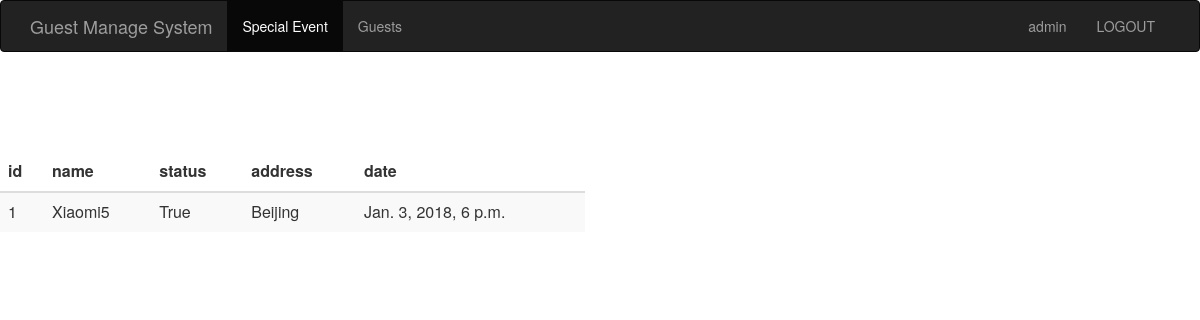
The app's page /event_manage/ (signed in), older data.
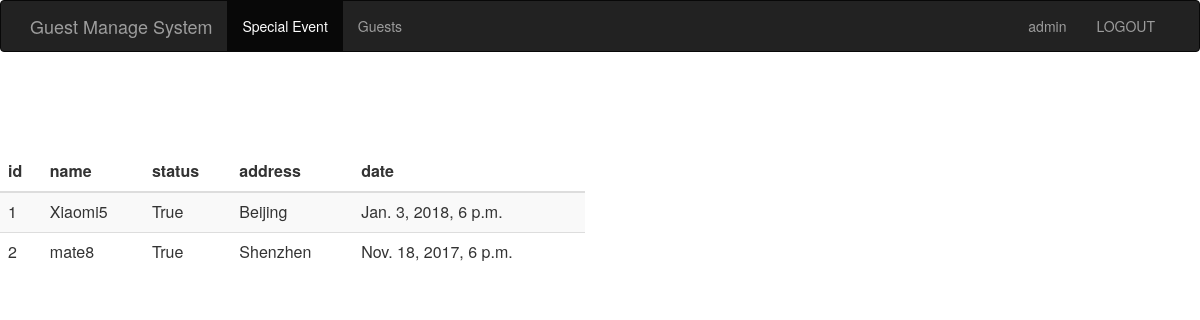
The same page, newer data.
### sign/models.py (models this page shows, shortened)
class Event(models.Model):
    name = models.CharField(max_length=100)
    limit = models.IntegerField()
    status = models.BooleanField()
    address = models.CharField(max_length=200)
    start_time = models.DateTimeField('events_time')
    create_time = models.DateTimeField(auto_now=True)

### sign/views.py (the view)
# urls.py: url(r'^event_manage/$', views.event_manage),
@login_required
def event_manage(request):
    event_list = Event.objects.all()
    username = request.session.get('user', '')
    return render(request, "event_manage.html", {"user":username,
                                                 "events":event_list})

### sign/templates/event_manage.html (shortened to what this page needs)
<html>
  <head>
    {% load bootstrap3 %}
    {% bootstrap_css %}
  </head>
  <body>
    <nav class="navbar navbar-inverse navbar-fiexed-top">
      <div class="container">
        <div class="navbar-header">
          <a class="navbar-brand" href="/event_manage/">Guest Manage System</a>
        </div>
        <div id="navbar" class="collapse navbar-collapse">
          <ul class="nav navbar-nav">
            <li class="active"><a href="#">Special Event</a></li>
            <li><a href="/guest_manage/">Guests</a></li>
          </ul>
          <ul class="nav navbar-nav navbar-right">
            <li><a href="#">{{user}}</a></li>
            <li><a href="/logout/">LOGOUT</li>
          </ul>
        </div>
      </div>
    </nav>
    <div class="row" style="padding-top: 80px;">
      <div class="col-md-6">
        <table class="table table-striped">
          <thead>
            <tr>
              <th>id</th><th>name</th><th>status</th><th>address</th><th>date</th>
            </tr>
          </thead>
          <tbody>
            {% for event in events %}
              <tr>
                <td>{{ event.id }}</td>
                <td>{{ event.name }}</td>
                <td>{{ event.status }}</td>
                <td>{{ event.address }}</td>
                <td>{{ event.start_time }}</td>
              </tr>
            {% endfor %}
          </tbody>
        </table>
      </div>
    </div>
  </body>
</html>

Row changes from the older to the newer data that the page shows:
added Event: id "2", name "mate8", status "True", address "Shenzhen", start_time "Nov. 18, 2017, 6 p.m."
